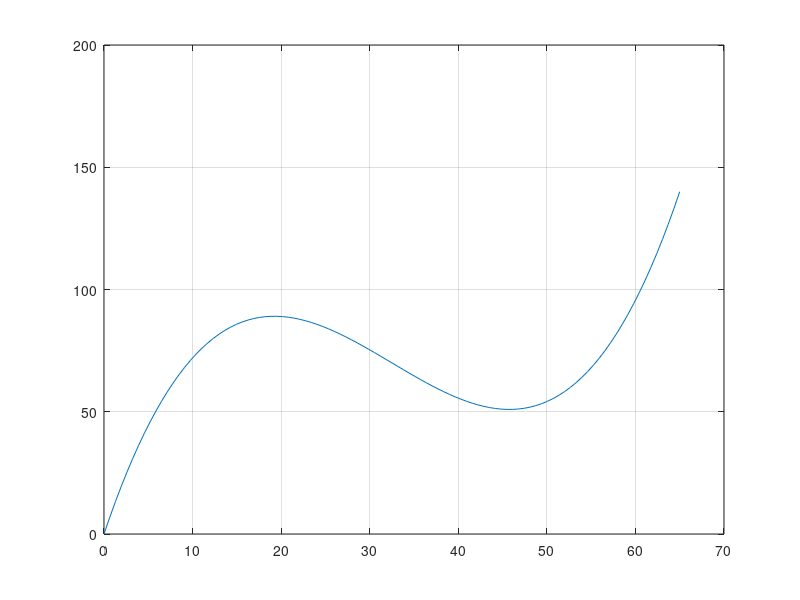

The MATLAB script that drew this image:
%polynom3.m

% TZB Berthold 3052 4/98

disp(' ')
disp(' Zeigt Polynom n=3 ' )
disp(' ')
disp(' y = f(x) = a0+a1*x+a2*x^2+a3*x^3')
disp(' ')
disp(' wobei der Punkt x0=0,y0=0 festliegt')
disp(' der Punkt x1,y1 ist als Variable im M-File definiert')
disp(' alpha0 gibt die Steigung im Punkt 0 an (Eingabeparameter)')
disp(' alpha1 gibt die Steigung im Punkt 1 an (Eingabeparameter)')
disp(' alpha0=alpha1=1 bedeutet lineare Verlauf zw. Punkt 0 und 1')
disp(' Siehe ../HilfeText/symbolic.txt')
%
%
disp('Feste Parameter :')
x1 = 65
y1 = 140
disp('Eingabeparameter :')
disp(' ')
alpha0=input('alpha0 = ');
alpha1=input('alpha1 = ');
%
%
x=[0:x1/100:x1]';

a0 = 0;

a1 = alpha0*y1/x1;

a2 = (3-2*alpha0-alpha1)*y1/x1/x1;

a3 = (alpha0+alpha1-2)*y1/x1/x1/x1; 

y = a0+x.*(a1+x.*(a2+x*a3));


%lg

plot(x,y),hold on,grid on
